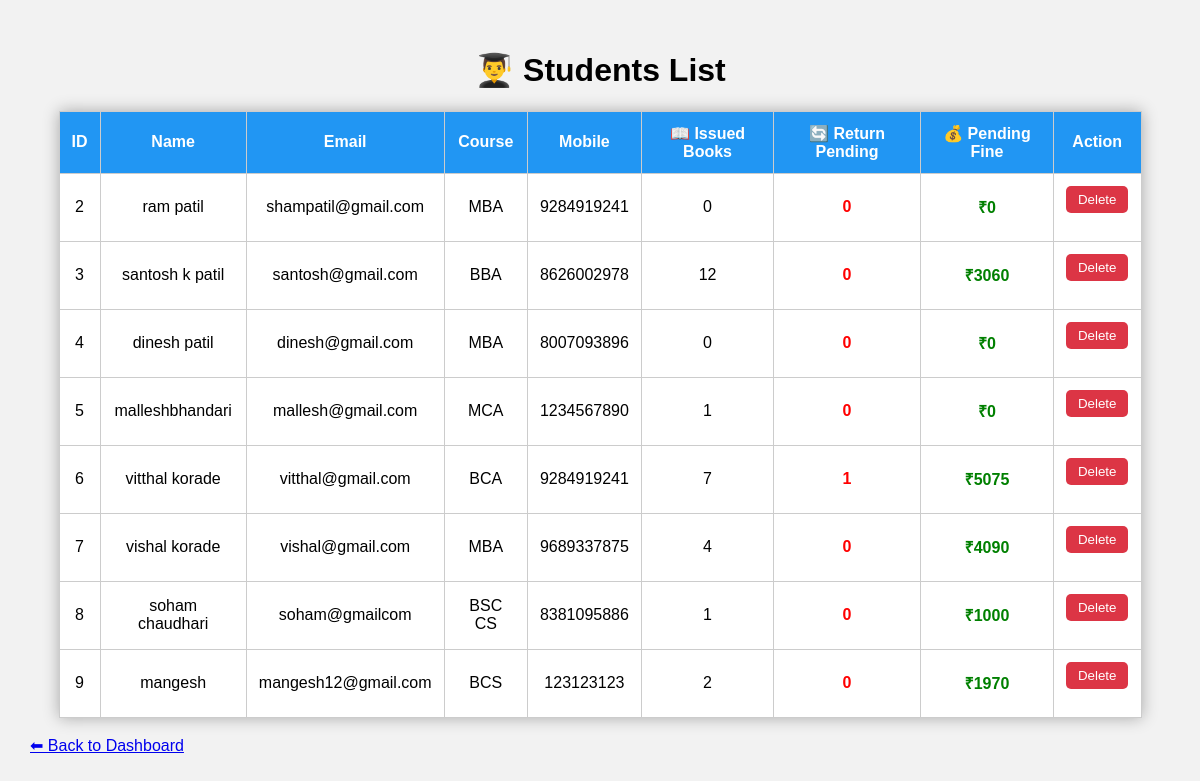
Page /students.php on the committed database.
### tables this page shows
CREATE TABLE `students` (
  `student_id` int(11) NOT NULL,
  `student_name` varchar(100) NOT NULL,
  `email` varchar(100) NOT NULL,
  `password` varchar(100) NOT NULL,
  `course` varchar(100) NOT NULL,
  `mobile` varchar(15) NOT NULL
);

### students.php (the view, shortened to what this page needs)
<?php
include '../db.php';
$s = mysqli_query($conn,"SELECT * FROM students");
?>
<html>
<head>
</head>
<body>
<div class="container">
<h1 align="center">👨‍🎓 Students List</h1>
<table>
<tr>
<th>ID</th>
<th>Name</th>
<th>Email</th>
<th>Course</th>
<th>Mobile</th>
<th>📖 Issued Books</th>
<th>🔄 Return Pending</th>
<th>💰 Pending Fine</th>
<th>Action</th>
</tr>
<?php
while($row = mysqli_fetch_assoc($s)){
$id = $row['student_id'];
$issued_q = mysqli_query($conn,"
SELECT COUNT(*) as total
FROM issued_books
WHERE student_id='$id'");
$issued = mysqli_fetch_assoc($issued_q)['total'];
$pending_q = mysqli_query($conn,"
SELECT COUNT(*) as total
FROM issued_books
WHERE student_id='$id' AND status='Return Pending'");
$pending = mysqli_fetch_assoc($pending_q)['total'];
$fine_q = mysqli_query($conn,"
SELECT * FROM issued_books
WHERE student_id='$id' AND return_date IS NULL
");
$total_fine = 0;
$today = date("Y-m-d");
while($f = mysqli_fetch_assoc($fine_q)){
    $due = $f['due_date'];
    if($today > $due){
        $days = floor((strtotime($today) - strtotime($due)) / (60*60*24));
        $total_fine += ($days * 5);
    }
}
echo "<tr>
<td>{$row['student_id']}</td>
<td>{$row['student_name']}</td>
<td>{$row['email']}</td>
<td>{$row['course']}</td>
<td>{$row['mobile']}</td>
<td>$issued</td>
<td style='color:red;font-weight:bold;'>$pending</td>
<td style='color:green;font-weight:bold;'>₹$total_fine</td>
<td>
<form method='post'>
<input type='hidden' name='id' value='{$row['student_id']}'>
<button name='delete' class='delete'>Delete</button>
</form>
</td>
</tr>";
}
?>
</table>
<br>
<a href="dashboard.php">⬅ Back to Dashboard</a>
</div>
</body>
</html>

### students.php (style rules this page uses)
body { font-family:Arial; background:#f2f2f2; margin:0; }
.container { padding:30px; }
table { width:95%; background:white; border-collapse:collapse; margin:auto; box-shadow:0 0 15px rgba(0,0,0,0.3); }
th { background:#2196F3; color:white; }
th,td { padding:12px; border:1px solid #ccc; text-align:center; }
.delete { background:#dc3545; color:white; padding:6px 12px; border:none; border-radius:5px; cursor:pointer; }

### rows in the picture
students: student_id "2", student_name "ram patil", email "shampatil@gmail.com", course "MBA", mobile "9284919241", issued "0", pending "0", total_fine "0"
students: student_id "3", student_name "santosh k patil", email "santosh@gmail.com", course "BBA", mobile "8626002978", issued "12", pending "0", total_fine "3060"
students: student_id "4", student_name "dinesh patil", email "dinesh@gmail.com", course "MBA", mobile "8007093896", issued "0", pending "0", total_fine "0"
students: student_id "5", student_name "malleshbhandari", email "mallesh@gmail.com", course "MCA", mobile "1234567890", issued "1", pending "0", total_fine "0"
students: student_id "6", student_name "vitthal korade", email "vitthal@gmail.com", course "BCA", mobile "9284919241", issued "7", pending "1", total_fine "5075"
students: student_id "7", student_name "vishal korade", email "vishal@gmail.com", course "MBA", mobile "9689337875", issued "4", pending "0", total_fine "4090"
students: student_id "8", student_name "soham chaudhari", email "soham@gmailcom", course "BSC CS", mobile "8381095886", issued "1", pending "0", total_fine "1000"
students: student_id "9", student_name "mangesh", email "mangesh12@gmail.com", course "BCS", mobile "123123123", issued "2", pending "0", total_fine "1970"
